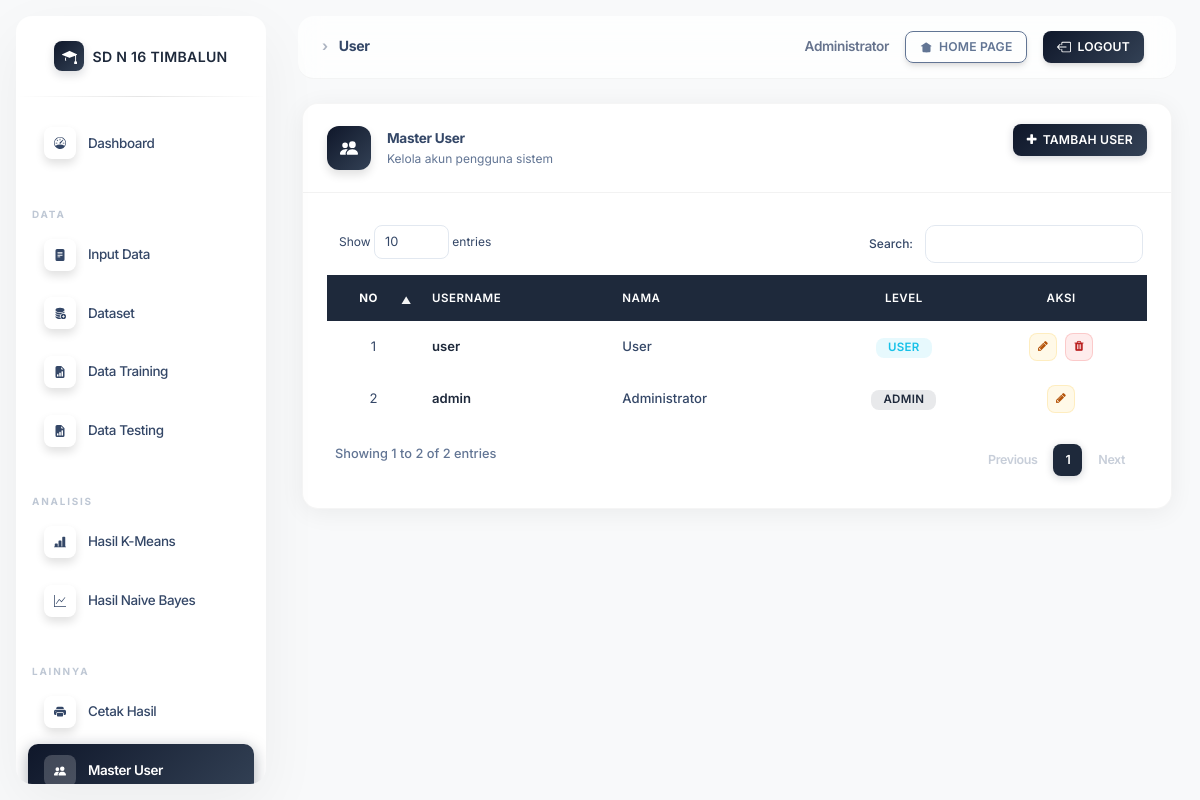
Screenshot of /portal/media.php?module=user (signed in) with the database file from the repository.
### tables this page shows
CREATE TABLE IF NOT EXISTS `users` (
  `id` int(5) NOT NULL AUTO_INCREMENT,
  `username` varchar(100) NOT NULL,
  `password` text NOT NULL,
  `nama` varchar(100) NOT NULL,
  `level` enum('admin','user') NOT NULL DEFAULT 'user',
  PRIMARY KEY (`id`),
  UNIQUE KEY `uniq_username` (`username`)
);

### portal/module/user/index.php (the view, shortened to what this page needs)
<div class="row">
  <div class="col-sm-12">
    <div class="card">
      <div class="card-header d-flex justify-content-between align-items-center" style="border-bottom:1px solid rgba(0,0,0,0.05);">
        <div class="d-flex align-items-center">
          <div class="icon icon-shape icon-gradient-primary shadow text-center border-radius-md d-inline-flex align-items-center justify-content-center me-3" style="width:42px;height:42px;">
          </div>
          <div>
            <h6 class="mb-0" style="font-weight:700;">Master User</h6>
            <p class="mb-0" style="font-size:0.75rem;color:#627594;">Kelola akun pengguna sistem</p>
          </div>
        </div>
        <a class="btn btn-primary btn-sm" href="media.php?module=<?php echo urlencode($_GET['module']); ?>&act=create" style="border-radius:10px;">
          <i class="fa fa-plus me-1"></i>Tambah User
        </a>
      </div>
      <div class="card-body px-4 pt-3 pb-3">
        <div class="table-responsive p-0">
          <table class="table table-hover align-middle" id="datatables">
            <thead class="table-dark">
              <tr>
                <th class="text-center" style="width:60px;">No</th>
                <th>Username</th>
                <th>Nama</th>
                <th class="text-center" style="width:120px;">Level</th>
                <th class="text-center" style="width:150px;" data-orderable="false">Aksi</th>
              </tr>
            </thead>
            <tbody>
              <?php
              $no = 0;
              $q = mysqli_query($conn, "SELECT id, username, nama, level FROM users ORDER BY id DESC");
              while ($row = mysqli_fetch_assoc($q)) {
                $no++;
                $levelColor = $row['level'] === 'admin' ? 'background:rgba(30,41,59,0.1);color:#1e293b;' : 'background:rgba(23,193,232,0.1);color:#17c1e8;';
              ?>
                <tr>
                  <td class="text-center"><?php echo $no; ?></td>
                  <td style="font-weight:600; color:var(--fadel-primary);"><?php echo htmlspecialchars($row['username']); ?></td>
                  <td style="font-weight:500;"><?php echo htmlspecialchars($row['nama']); ?></td>
                  <td class="text-center">
                    <span class="badge" style="<?= $levelColor ?>font-weight:600;font-size:0.72rem;border-radius:8px;padding:4px 12px;">
                      <?php echo htmlspecialchars(ucfirst($row['level'])); ?>
                    </span>
                  </td>
                  <td class="text-center">
                    <div class="d-flex justify-content-center align-items-center gap-2">
                      <a class="btn btn-sm btn-warning" style="border-radius:8px; margin: 0;"
                        href="media.php?module=<?php echo urlencode($_GET['module']); ?>&act=edit&id=<?php echo (int)$row['id']; ?>"
                        title="Edit">
                        <i class="fa fa-pencil"></i>
                      </a>
                      <?php if ((int)$row['id'] !== (int)($_SESSION['id'] ?? 0)): ?>
                        <form method="POST"
                          action="<?php echo $aksi; ?>?module=<?php echo urlencode($_GET['module']); ?>&act=delete"
                          style="display:inline-flex; margin:0;"
                          class="d-inline-flex align-items-center form-hapus-item">
                          <button type="submit" class="btn btn-danger btn-sm" title="Hapus" style="border-radius:8px; margin: 0;">
                            <i class="fa fa-trash"></i>
                          </button>
                        </form>
                      <?php endif; ?>
                    </div>
                  </td>
                </tr>
              <?php } ?>
            </tbody>
          </table>
        </div>
      </div>
    </div>
  </div>
</div>

### portal/assets/css/nucleo-svg.css (style rules this page uses)
.icon { display:inline-block;color:#111;height:1em;width:1em }
.icon { fill:currentColor;stroke:none }

### portal/assets/css/themify.css (style rules this page uses)
[class^="icon-"], [class*=" icon-"] { font-family: 'themify'; speak: none; font-style: normal; font-weight: normal; font-variant: normal; text-transform: none; line-height: 1; -webkit-font-smoothing: antialiased; -moz-osx-font-smoothing: grayscale; *margin-right: .3em; }
[class^="icon-"]:before, [class*=" icon-"]:before { text-decoration: inherit; display: inline-block; speak: none; }

### portal/layout/head.php (style rules this page uses)
th { text-align: left; }

### rows the page displays
users: username "user", nama "User", level "USER"
users: username "admin", nama "Administrator", level "ADMIN"

### other values shown
$bread['text'] "User"
$_SESSION['nama'] "Administrator"
